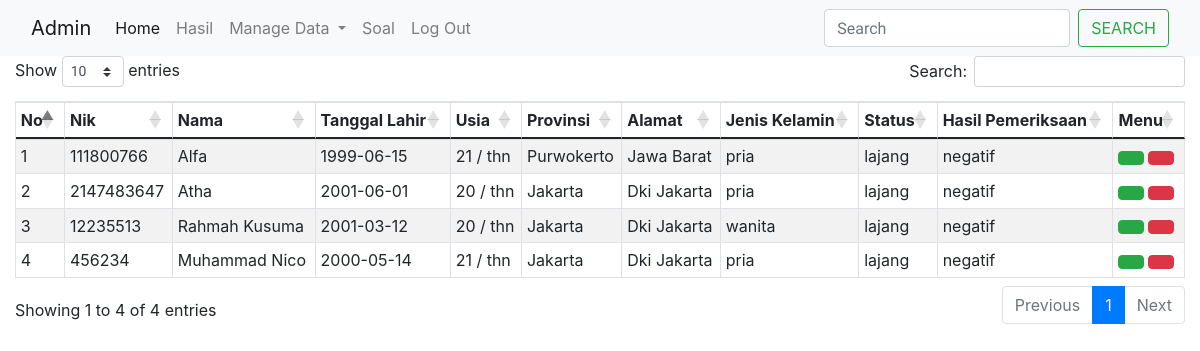
Page /index.php?dataRegistrasi (signed in) on the committed database.
### tables this page shows
CREATE TABLE `tbl_register` (
  `id_register` int(11) NOT NULL,
  `nik` int(90) NOT NULL,
  `nama` char(90) NOT NULL,
  `tanggallahir` date NOT NULL,
  `usia` int(30) NOT NULL,
  `alamat` text NOT NULL,
  `provinsi` char(60) NOT NULL,
  `jk` enum('pria','wanita') NOT NULL,
  `status` enum('lajang','menikah') NOT NULL,
  `hasil_pemeriksaan` enum('negatif','positif') NOT NULL
);

### halamanAdmin/dataRegistrasi.php (the view, shortened to what this page needs)
<?php
include_once"modal/menu_pemeriksaan.php";
?>
<table id="example" class="table table-bordered table-striped table-hover table-sm">
    <thead>
        <th>No</th>
        <th>Nik</th>
        <th>Nama</th>
        <th>Tanggal Lahir</th>
        <th>Usia</th>
        <th>Provinsi</th>
        <th>Alamat</th>
        <th>Jenis Kelamin</th>
        <th>Status</th>
        <th>Hasil Pemeriksaan</th>
        <th><center> Menu</center></th>
    </thead>
    <tbody>
        <?php
            $user = mysqli_query($conn,"SELECT * FROM tbl_register ");
                $no=1;
                while($rowUser = mysqli_fetch_array($user)){
                    $tanggal_lahir = new DateTime($rowUser['tanggallahir']);
                    $sekarang = new DateTime("today");
                    $thn = $sekarang->diff($tanggal_lahir)->y;
                    echo"<tr>
                        <td>$no</td>
                        <td>$rowUser[nik]</td>
                        <td>$rowUser[nama]</td>
                        <td>$rowUser[tanggallahir]</td>
                        <td>$thn / thn</td>
                        <td>$rowUser[alamat]</td>
                        <td>$rowUser[provinsi]</td>
                        <td>$rowUser[jk]</td>
                        <td>$rowUser[status]</td>
                        <td>$rowUser[hasil_pemeriksaan]</td>
                        <td>
                        <a class='btn btn-success' title='Menu Pemeriksaan' href='#menu_pemeriksaan' data-toggle='modal' data-id='$rowUser[id_register]'><span class='iconify' data-icon='carbon:zoom-in' data-inline='false'></span></a>
                        <a onClick=\"return confirm('Anda Yakin Menghapus ?')\"  href='index.php?hapusRegister=$rowUser[id_register]' class='btn btn-danger'><span class='iconify' data-icon='bx:bx-trash' data-inline='false'></span></a>
                        </td>
                    </tr>";
                $no++;
                }
        ?>
    </tbody>
</table>

### css/style.css (style rules this page uses)
html { overflow-x: hidden; }
body { line-height: 1.7; color: gray; font-weight: 400; font-size: 1rem; }
a { -webkit-transition: .3s all ease; -o-transition: .3s all ease; transition: .3s all ease; }
body:after { -webkit-transition: .3s all ease-in-out; -o-transition: .3s all ease-in-out; transition: .3s all ease-in-out; }
.btn { font-size: 12px; text-transform: uppercase; border-radius: 30px; padding: 10px 30px; }

### rows in the picture
tbl_register: nik "111800766", nama "Alfa", tanggallahir "1999-06-15", tanggallahir "21", alamat "Purwokerto", provinsi "Jawa Barat", jk "pria", status "lajang", hasil_pemeriksaan "negatif"
tbl_register: nik "2147483647", nama "Atha", tanggallahir "2001-06-01", tanggallahir "20", alamat "Jakarta", provinsi "Dki Jakarta", jk "pria", status "lajang", hasil_pemeriksaan "negatif"
tbl_register: nik "12235513", nama "Rahmah Kusuma", tanggallahir "2001-03-12", tanggallahir "20", alamat "Jakarta", provinsi "Dki Jakarta", jk "wanita", status "lajang", hasil_pemeriksaan "negatif"
tbl_register: nik "456234", nama "Muhammad Nico", tanggallahir "2000-05-14", tanggallahir "21", alamat "Jakarta", provinsi "Dki Jakarta", jk "pria", status "lajang", hasil_pemeriksaan "negatif"
